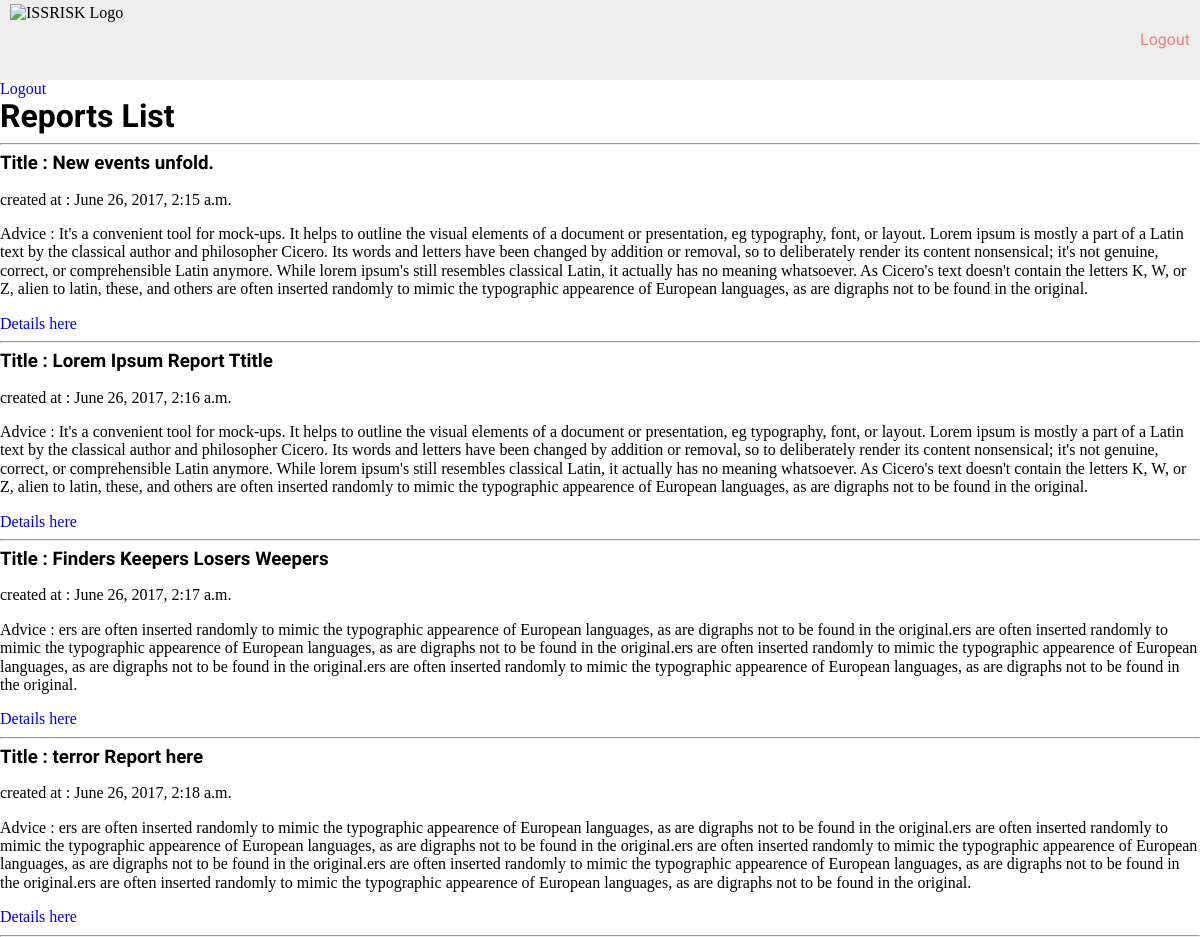
Page /reports/ (signed in) on the earlier database version.
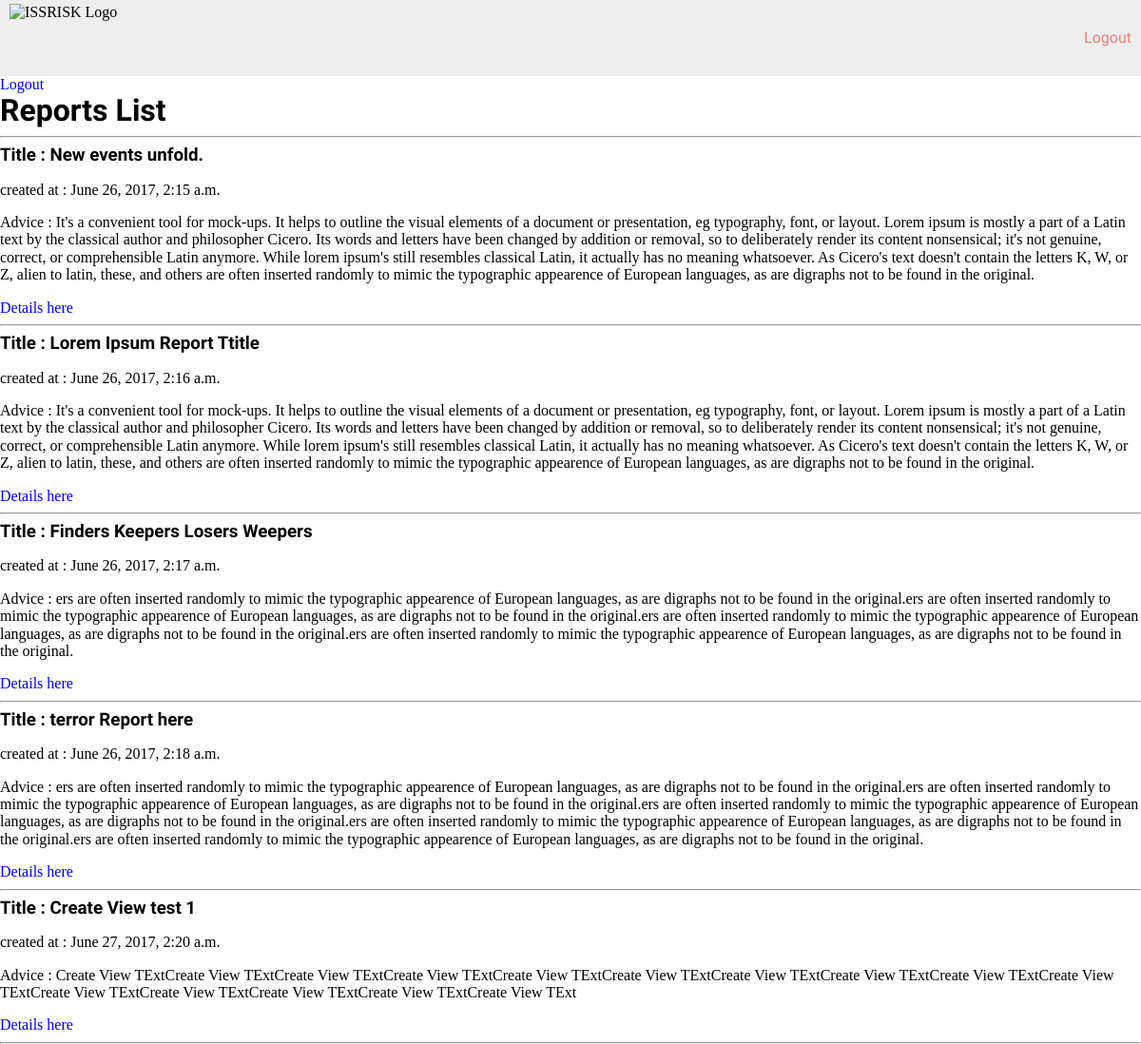
Same page on the later database version.
### reports/models.py (models this page shows, shortened)
class Report(models.Model):
	location = models.ForeignKey(Country, on_delete=models.CASCADE)
	created_at = models.DateTimeField(auto_now_add=True)
	updated_at = models.DateTimeField(auto_now=True)
	title = models.CharField(max_length=500, blank=False, null=False)
	summary = models.TextField()
	assessment = models.TextField()
	impact_tc = models.CharField(max_length=500, blank=False, null=False)
	advice = models.TextField()
	event_bg_title = models.CharField(max_length=300, blank=False, null=False)
	event_bg_text = models.TextField()
	latitude = models.DecimalField(max_digits=10, decimal_places=4)
	longitude = models.DecimalField(max_digits=10, decimal_places=4)
	impact_radius = models.IntegerField()
	report_type = models.CharField(max_length=25, blank=False, null=False)

### reports/views.py (the view)
# urls.py: url(r'^reports/$', ReportListView.as_view(), name='report_list'),
class ReportListView(LoginRequiredMixin, ListView):
	model = Report
	context_object_name = 'report_list'
	template_name = 'reports/report_list.html'

### reports/templates/reports/report_list.html (shortened to what this page needs)
{% extends "base.html" %}
{% block content %}
	<a href="/logout">Logout</a><br>
	<h1>Reports List</h1>
	<hr>
	{% for report in report_list %}
		<h3>Title : {{ report.title }}</h3>
		<p>created at : {{ report.created_at }}</p>
		<p>Advice : {{ report.advice }}</p>
		<a href="{% url 'report_detail' pk=report.id %}">Details here</a>
		<hr>
	{% endfor %}
{% endblock %}

Differences in the rows shown:
added Report: title "Create View test 1", created_at "June 27, 2017, 2:20 a.m.", advice "Create View TExtCreate View TExtCreate View TExtCreate View TExtCreate View TExtCreate View TExtCreate View TExtCreate View TExtCreate View TExtCreate View TExtCreate View TExtCreate View TExtCreate View TExtCreate View TExtCreate View TExt"
